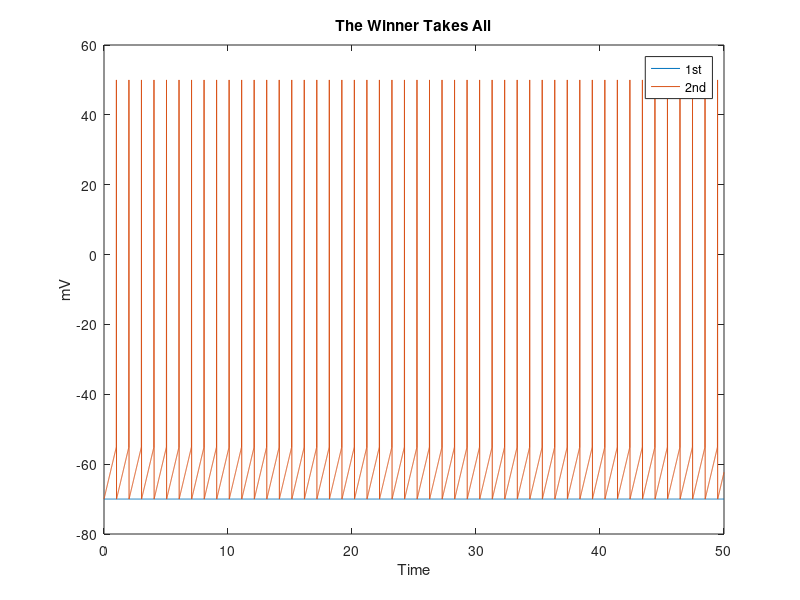

This chart was generated by the following MATLAB code:
% 1) Excitatory Input on a second neuron **********
% Sherry Shi
clear all

dt=.01; %time interval increments by .01 
t=0:dt:50; %runs for 50 seconds

injectedCurrent = 15*dt;  %Injected Current is 15 mV * dt 
restingV=-70; %-70 mV is resting potential
threshold=-55; % Threshold- Where action potential stimulted
spikeAmp=50; %spikes to 50 mV

neuronVoltage2= zeros(size(t)); % Stores voltage of a second neuron for 50 secs
neuronVoltage = zeros(size(t)); %Stores voltage of the first neuron for 50 secs
neuronVoltage(1)=restingV;  %Neuron 1 starts at resting potential 
neuronVoltage2(1)=restingV;  %Neuron 2 starts at resting potential 

A=rand(1);
B=rand(1);
if A>B
for i=2:length(t)  %for every time value, from 2 for (i-1) 
    leakCurrent=((neuronVoltage(i-1)-restingV)*dt)/10; %defining the leak current for first neuron based on euler
    neuronVoltage(i)=neuronVoltage(i-1)+injectedCurrent-leakCurrent; %First neuron still gets injected current and leaks current
    
    %For the first neuron spike
    if neuronVoltage(i)>threshold && neuronVoltage(i)<40  %If reached threshold, less than 40 (for leak), make neuron spike
        neuronVoltage(i)=50; %the spike (the overshoot)
    elseif neuronVoltage(i) > 40  %if over the spikeAmp (40 for leak)goes back to resting 
         neuronVoltage(i)= restingV; %returns to resting
    end
    neuronVoltage2(i)=neuronVoltage2(i-1);
end
elseif B>A
for i=2:length(t)  %for every time value, from 2 for (i-1) 
    leakCurrent=((neuronVoltage(i-1)-restingV)*dt)/10; %defining the leak current for first neuron based on euler
    neuronVoltage2(i)=neuronVoltage2(i-1)+injectedCurrent-leakCurrent; %First neuron still gets injected current and leaks current
    
    %For the first neuron spike
    if neuronVoltage2(i)>threshold && neuronVoltage2(i)<40  %If reached threshold, less than 40 (for leak), make neuron spike
        neuronVoltage2(i)=50; %the spike (the overshoot)
    elseif neuronVoltage2(i) > 40  %if over the spikeAmp (40 for leak)goes back to resting 
         neuronVoltage2(i)= restingV; %returns to resting
    end
    neuronVoltage(i)=neuronVoltage(i-1);
end
end 

figure(6) %Plots in figure 6 
clf
plot(t,neuronVoltage) %Plots the first neuron
hold on
plot(t,neuronVoltage2) %Plots the second neuron 
legend('1st' , '2nd') 
title('The Winner Takes All') 
xlabel('Time') 
ylabel('mV')
